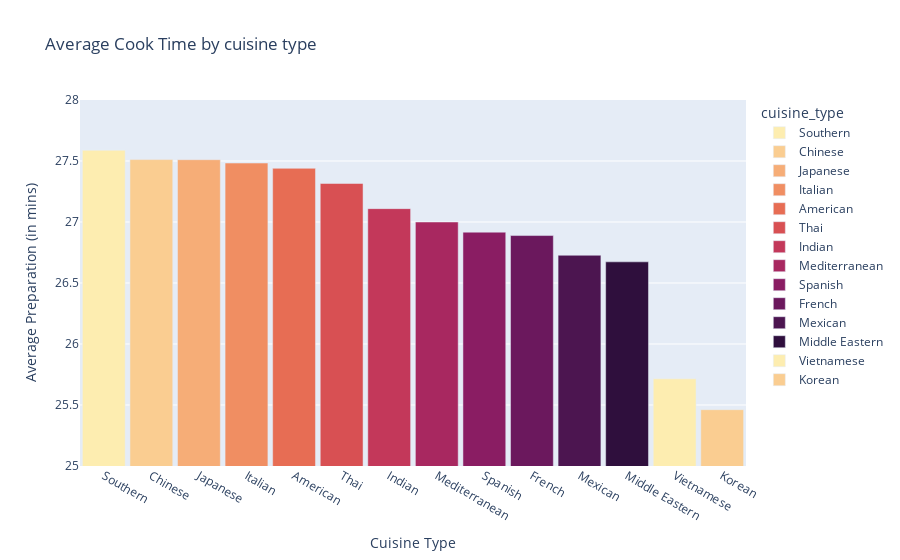

The notebook cell this image was saved under:
### Code cell
fig = px.bar(mean_prep_time, x="cuisine_type", y="food_preparation_time", color="cuisine_type", 
             title="Average Cook Time by cuisine type",color_discrete_sequence=px.colors.sequential.matter)
fig.update_layout(xaxis=dict(type="category"))
fig.update_yaxes(range=[25,28])
fig.update_layout(xaxis_title="Cuisine Type",yaxis_title="Average Preparation (in mins)", bargap=0.1)
fig.show()

print("There is little difference in cooking time between Korean and Vietnamese food, with both being faster than Southern food.")

### Figure 1 — Plotly figure (JSON) as saved in the notebook; plotly's stock layout.template omitted (floating-point values rounded to 4 significant figures)
{"data": [{"alignmentgroup": "True", "hovertemplate": "cuisine_type=%{x}<br>food_preparation_time=%{y}<extra></extra>", "legendgroup": "Southern", "marker": {"color": "rgb(253, 237, 176)", "pattern": {"shape": ""}}, "name": "Southern", "offsetgroup": "Southern", "orientation": "v", "showlegend": true, "textposition": "auto", "type": "bar", "x": ["Southern"], "xaxis": "x", "y": [27.59], "yaxis": "y"}, {"alignmentgroup": "True", "hovertemplate": "cuisine_type=%{x}<br>food_preparation_time=%{y}<extra></extra>", "legendgroup": "Chinese", "marker": {"color": "rgb(250, 205, 145)", "pattern": {"shape": ""}}, "name": "Chinese", "offsetgroup": "Chinese", "orientation": "v", "showlegend": true, "textposition": "auto", "type": "bar", "x": ["Chinese"], "xaxis": "x", "y": [27.51], "yaxis": "y"}, {"alignmentgroup": "True", "hovertemplate": "cuisine_type=%{x}<br>food_preparation_time=%{y}<extra></extra>", "legendgroup": "Japanese", "marker": {"color": "rgb(246, 173, 119)", "pattern": {"shape": ""}}, "name": "Japanese", "offsetgroup": "Japanese", "orientation": "v", "showlegend": true, "textposition": "auto", "type": "bar", "x": ["Japanese"], "xaxis": "x", "y": [27.51], "yaxis": "y"}, {"alignmentgroup": "True", "hovertemplate": "cuisine_type=%{x}<br>food_preparation_time=%{y}<extra></extra>", "legendgroup": "Italian", "marker": {"color": "rgb(240, 142, 98)", "pattern": {"shape": ""}}, "name": "Italian", "offsetgroup": "Italian", "orientation": "v", "showlegend": true, "textposition": "auto", "type": "bar", "x": ["Italian"], "xaxis": "x", "y": [27.48], "yaxis": "y"}, {"alignmentgroup": "True", "hovertemplate": "cuisine_type=%{x}<br>food_preparation_time=%{y}<extra></extra>", "legendgroup": "American", "marker": {"color": "rgb(231, 109, 84)", "pattern": {"shape": ""}}, "name": "American", "offsetgroup": "American", "orientation": "v", "showlegend": true, "textposition": "auto", "type": "bar", "x": ["American"], "xaxis": "x", "y": [27.44], "yaxis": "y"}, {"alignmentgroup": "True", "hovertemplate": "cuisine_type=%{x}<br>food_preparation_time=%{y}<extra></extra>", "legendgroup": "Thai", "marker": {"color": "rgb(216, 80, 83)", "pattern": {"shape": ""}}, "name": "Thai", "offsetgroup": "Thai", "orientation": "v", "showlegend": true, "textposition": "auto", "type": "bar", "x": ["Thai"], "xaxis": "x", "y": [27.32], "yaxis": "y"}, {"alignmentgroup": "True", "hovertemplate": "cuisine_type=%{x}<br>food_preparation_time=%{y}<extra></extra>", "legendgroup": "Indian", "marker": {"color": "rgb(195, 56, 90)", "pattern": {"shape": ""}}, "name": "Indian", "offsetgroup": "Indian", "orientation": "v", "showlegend": true, "textposition": "auto", "type": "bar", "x": ["Indian"], "xaxis": "x", "y": [27.11], "yaxis": "y"}, {"alignmentgroup": "True", "hovertemplate": "cuisine_type=%{x}<br>food_preparation_time=%{y}<extra></extra>", "legendgroup": "Mediterranean", "marker": {"color": "rgb(168, 40, 96)", "pattern": {"shape": ""}}, "name": "Mediterranean", "offsetgroup": "Mediterranean", "orientation": "v", "showlegend": true, "textposition": "auto", "type": "bar", "x": ["Mediterranean"], "xaxis": "x", "y": [27], "yaxis": "y"}, {"alignmentgroup": "True", "hovertemplate": "cuisine_type=%{x}<br>food_preparation_time=%{y}<extra></extra>", "legendgroup": "Spanish", "marker": {"color": "rgb(138, 29, 99)", "pattern": {"shape": ""}}, "name": "Spanish", "offsetgroup": "Spanish", "orientation": "v", "showlegend": true, "textposition": "auto", "type": "bar", "x": ["Spanish"], "xaxis": "x", "y": [26.92], "yaxis": "y"}, {"alignmentgroup": "True", "hovertemplate": "cuisine_type=%{x}<br>food_preparation_time=%{y}<extra></extra>", "legendgroup": "French", "marker": {"color": "rgb(107, 24, 93)", "pattern": {"shape": ""}}, "name": "French", "offsetgroup": "French", "orientation": "v", "showlegend": true, "textposition": "auto", "type": "bar", "x": ["French"], "xaxis": "x", "y": [26.89], "yaxis": "y"}, {"alignmentgroup": "True", "hovertemplate": "cuisine_type=%{x}<br>food_preparation_time=%{y}<extra></extra>", "legendgroup": "Mexican", "marker": {"color": "rgb(76, 21, 80)", "pattern": {"shape": ""}}, "name": "Mexican", "offsetgroup": "Mexican", "orientation": "v", "showlegend": true, "textposition": "auto", "type": "bar", "x": ["Mexican"], "xaxis": "x", "y": [26.73], "yaxis": "y"}, {"alignmentgroup": "True", "hovertemplate": "cuisine_type=%{x}<br>food_preparation_time=%{y}<extra></extra>", "legendgroup": "Middle Eastern", "marker": {"color": "rgb(47, 15, 61)", "pattern": {"shape": ""}}, "name": "Middle Eastern", "offsetgroup": "Middle Eastern", "orientation": "v", "showlegend": true, "textposition": "auto", "type": "bar", "x": ["Middle Eastern"], "xaxis": "x", "y": [26.67], "yaxis": "y"}, {"alignmentgroup": "True", "hovertemplate": "cuisine_type=%{x}<br>food_preparation_time=%{y}<extra></extra>", "legendgroup": "Vietnamese", "marker": {"color": "rgb(253, 237, 176)", "pattern": {"shape": ""}}, "name": "Vietnamese", "offsetgroup": "Vietnamese", "orientation": "v", "showlegend": true, "textposition": "auto", "type": "bar", "x": ["Vietnamese"], "xaxis": "x", "y": [25.71], "yaxis": "y"}, {"alignmentgroup": "True", "hovertemplate": "cuisine_type=%{x}<br>food_preparation_time=%{y}<extra></extra>", "legendgroup": "Korean", "marker": {"color": "rgb(250, 205, 145)", "pattern": {"shape": ""}}, "name": "Korean", "offsetgroup": "Korean", "orientation": "v", "showlegend": true, "textposition": "auto", "type": "bar", "x": ["Korean"], "xaxis": "x", "y": [25.46], "yaxis": "y"}], "layout": {"autosize": true, "bargap": 0.1, "barmode": "relative", "legend": {"title": {"text": "cuisine_type"}, "tracegroupgap": 0}, "title": {"text": "Average Cook Time by cuisine type"}, "xaxis": {"anchor": "y", "autorange": true, "categoryarray": ["Southern", "Chinese", "Japanese", "Italian", "American", "Thai", "Indian", "Mediterranean", "Spanish", "French", "Mexican", "Middle Eastern", "Vietnamese", "Korean"], "categoryorder": "array", "domain": [0, 1], "range": [-0.5, 13.5], "title": {"text": "Cuisine Type"}, "type": "category"}, "yaxis": {"anchor": "x", "domain": [0, 1], "range": [25, 28], "title": {"text": "Average Preparation (in mins)"}, "type": "linear"}}}
